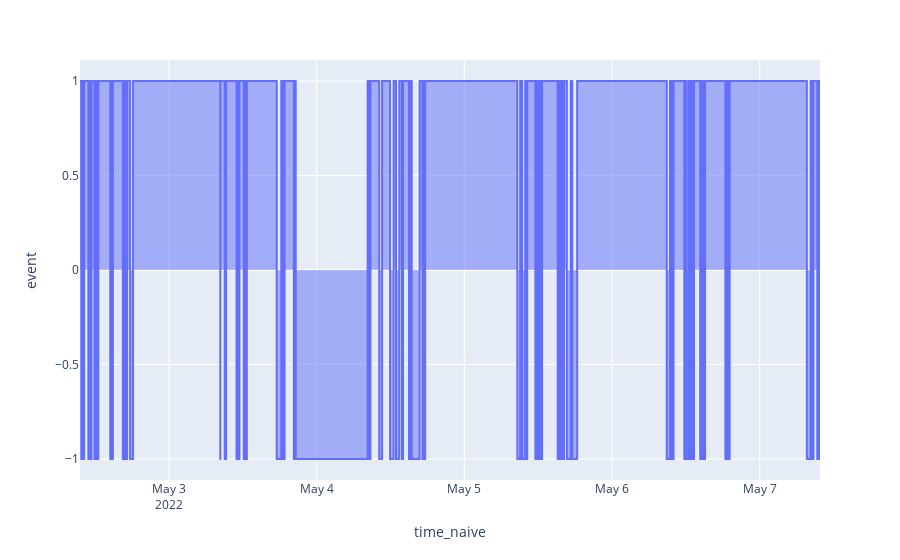

The code cell stored with this chart in its notebook:
### Code cell
import plotly.express as px

fig = px.area(event_df, x='time_naive', y='event', line_shape='hv')
fig.show()

### Figure 1 — Plotly figure (JSON) as saved in the notebook; plotly's stock layout.template omitted (floating-point values rounded to 4 significant figures; data arrays with more than 128 entries replaced by an {"elided": "..."} marker saying what was removed)
{"data": [{"hovertemplate": "time_naive=%{x}<br>event=%{y}<extra></extra>", "legendgroup": "", "line": {"color": "#636efa", "shape": "hv"}, "mode": "lines", "name": "", "orientation": "v", "showlegend": false, "stackgroup": "1", "type": "scatter", "x": {"elided": "175 str values"}, "xaxis": "x", "y": {"elided": "175 int values"}, "yaxis": "y"}], "layout": {"legend": {"tracegroupgap": 0}, "margin": {"t": 60}, "xaxis": {"anchor": "y", "domain": [0, 1], "title": {"text": "time_naive"}}, "yaxis": {"anchor": "x", "domain": [0, 1], "title": {"text": "event"}}}}
